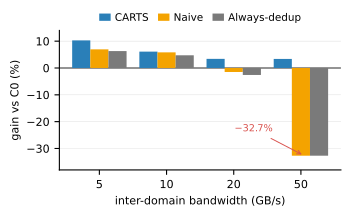

Reproduce this figure in Python.
#!/usr/bin/env python3
# fig_necessity_a_1col.py -- APPEND-ONLY. Single-column version of panel (a)
# from fig_necessity_composite_v2.py. Same data, same anchor gates; only the
# layout changes (legend above plot, compact figsize, short labels).
# Does not modify fig_necessity_composite_v2.py.
import csv, statistics as st
from collections import defaultdict
import fig_style
fig_style.apply()
import matplotlib.pyplot as plt

CSV, C4CSV = "sensitivity_gpd8_results.csv", "c4_always_dedup_results.csv"
OUT  = "fig_necessity_a_1col.pdf"
BWS  = [5, 10, 20, 50]
TOL  = 0.05
LOCK_CA_20K = {5: 10.3, 10: 6.1, 20: 3.4, 50: 3.4}
LOCK_C4_20K = {5: 6.3, 10: 4.7, 20: -2.6, 50: -32.7}
LOCK_NAIVE  = {5: 6.94, 10: 5.83, 20: -1.49, 50: -32.70}


def load(path, col):
    d = defaultdict(list)
    with open(path) as f:
        for r in csv.DictReader(f):
            d[(int(r["bw_gbs"]), int(r["dpu_bytes_per_us"]))].append(
                float(r[col]))
    return d


ca, old = load(CSV, "new_vs_c0"), load(CSV, "old_vs_c0")
c4 = load(C4CSV, "c4_vs_c0")


def cell(d, bw, dpu=20500):
    v = d[(bw, dpu)]
    assert len(v) == 6, "expected 6 seeds at (%d,%d)" % (bw, dpu)
    return st.mean(v)


for bw, e in LOCK_CA_20K.items():
    assert abs(cell(ca, bw) - e) <= TOL, "CA anchor fail bw=%d" % bw
for bw, e in LOCK_C4_20K.items():
    assert abs(cell(c4, bw) - e) <= TOL, "C4 anchor fail bw=%d" % bw
for bw, e in LOCK_NAIVE.items():
    assert abs(cell(old, bw) - e) <= TOL, "NAIVE anchor fail bw=%d" % bw
print("anchors verified -- plotting single-column panel (a)")


ca_m = [cell(ca, b) for b in BWS]
nv_m = [cell(old, b) for b in BWS]
c4_m = [cell(c4, b) for b in BWS]

fig, ax = plt.subplots(figsize=(3.4, 2.05), constrained_layout=True)
x = range(len(BWS))
w = 0.27

ax.bar([i - w for i in x], ca_m, w, color=fig_style.CARTS_BLUE,
       label="CARTS", zorder=3)
ax.bar(list(x), nv_m, w, color=fig_style.NAIVE_AMBER,
       label="Naive", zorder=3)
ax.bar([i + w for i in x], c4_m, w, color=fig_style.C4_GRAY,
       label="Always-dedup", zorder=3)

ax.axhline(0, color="black", linewidth=0.6, zorder=2)
ax.set_xticks(list(x))
ax.set_xticklabels(["%d" % b for b in BWS], fontsize=8)
ax.set_xlabel("inter-domain bandwidth (GB/s)", fontsize=8)
ax.set_ylabel("gain vs C0 (%)", fontsize=8)
ax.set_ylim(-38, 14)
ax.tick_params(axis="y", labelsize=8)

ax.legend(ncol=3, loc="lower center", bbox_to_anchor=(0.5, 1.0),
          frameon=False, fontsize=7.5, handlelength=1.1,
          columnspacing=0.9, handletextpad=0.4, borderpad=0.2)

ax.annotate("$-$32.7%", xy=(3.05, -32.7), xytext=(2.30, -24),
            fontsize=7, color=fig_style.NEG_RED, ha="center",
            arrowprops=dict(arrowstyle="->", color=fig_style.NEG_RED, lw=0.7))

fig.savefig(OUT)
print("wrote", OUT)
